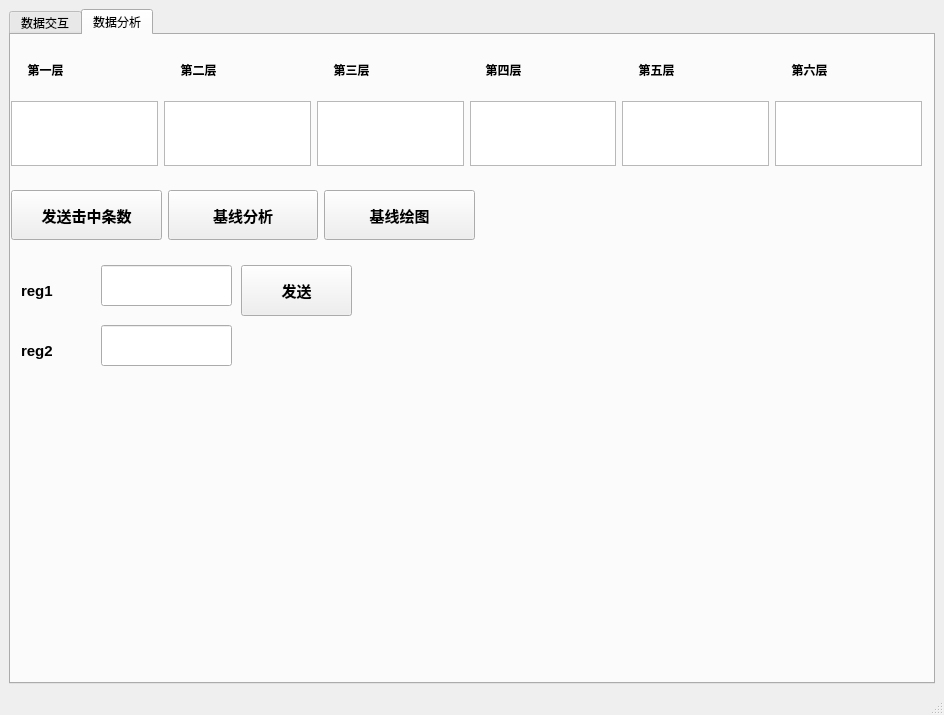
<?xml version="1.0" encoding="UTF-8"?>
<ui version="4.0">
 <class>MainWindow</class>
 <widget class="QMainWindow" name="MainWindow">
  <property name="geometry">
   <rect>
    <x>0</x>
    <y>0</y>
    <width>944</width>
    <height>715</height>
   </rect>
  </property>
  <property name="minimumSize">
   <size>
    <width>150</width>
    <height>0</height>
   </size>
  </property>
  <property name="windowTitle">
   <string>JW_DCM_USB3.0</string>
  </property>
  <property name="windowIcon">
   <iconset>
    <normaloff>../usbpy1.0/resouce/企业微信截图_1758186144307.ico</normaloff>../usbpy1.0/resouce/企业微信截图_1758186144307.ico</iconset>
  </property>
  <widget class="QWidget" name="centralwidget">
   <layout class="QVBoxLayout" name="verticalLayout_2">
    <item>
     <widget class="QTabWidget" name="tabWidget">
      <property name="currentIndex">
       <number>1</number>
      </property>
      <widget class="QWidget" name="tab">
       <attribute name="title">
        <string>数据交互</string>
       </attribute>
       <layout class="QVBoxLayout" name="verticalLayout">
        <item>
         <layout class="QGridLayout" name="gridLayout">
          <item row="1" column="2">
           <widget class="QPushButton" name="button_update">
            <property name="enabled">
             <bool>true</bool>
            </property>
            <property name="minimumSize">
             <size>
              <width>100</width>
              <height>50</height>
             </size>
            </property>
            <property name="font">
             <font>
              <pointsize>11</pointsize>
              <italic>false</italic>
              <bold>true</bold>
             </font>
            </property>
            <property name="text">
             <string>更新设备</string>
            </property>
           </widget>
          </item>
          <item row="0" column="0">
           <widget class="QLabel" name="QLABEL">
            <property name="minimumSize">
             <size>
              <width>0</width>
              <height>50</height>
             </size>
            </property>
            <property name="text">
             <string/>
            </property>
            <property name="pixmap">
             <pixmap>:/images/resouces/1.png</pixmap>
            </property>
           </widget>
          </item>
          <item row="2" column="3">
           <widget class="QPushButton" name="button_config">
            <property name="minimumSize">
             <size>
              <width>0</width>
              <height>50</height>
             </size>
            </property>
            <property name="font">
             <font>
              <pointsize>11</pointsize>
              <bold>true</bold>
             </font>
            </property>
            <property name="text">
             <string>选择文件</string>
            </property>
           </widget>
          </item>
          <item row="3" column="0">
           <widget class="QComboBox" name="combox_commands">
            <property name="minimumSize">
             <size>
              <width>0</width>
              <height>50</height>
             </size>
            </property>
            <property name="font">
             <font>
              <pointsize>13</pointsize>
              <bold>true</bold>
             </font>
            </property>
           </widget>
          </item>
          <item row="2" column="1">
           <widget class="QLineEdit" name="lineedit_for_send">
            <property name="minimumSize">
             <size>
              <width>0</width>
              <height>50</height>
             </size>
            </property>
           </widget>
          </item>
          <item row="2" column="0">
           <widget class="QComboBox" name="comboBox123">
            <property name="sizePolicy">
             <sizepolicy hsizetype="Minimum" vsizetype="Minimum">
              <horstretch>200</horstretch>
              <verstretch>0</verstretch>
             </sizepolicy>
            </property>
            <property name="minimumSize">
             <size>
              <width>100</width>
              <height>50</height>
             </size>
            </property>
           </widget>
          </item>
          <item row="1" column="0">
           <widget class="QComboBox" name="combox_device_lists">
            <property name="minimumSize">
             <size>
              <width>50</width>
              <height>50</height>
             </size>
            </property>
           </widget>
          </item>
          <item row="2" column="2">
           <widget class="QPushButton" name="button_send">
            <property name="minimumSize">
             <size>
              <width>0</width>
              <height>50</height>
             </size>
            </property>
            <property name="font">
             <font>
              <pointsize>11</pointsize>
              <bold>true</bold>
             </font>
            </property>
            <property name="text">
             <string>发送</string>
            </property>
           </widget>
          </item>
          <item row="1" column="1">
           <widget class="QComboBox" name="Combo_trigger_value">
            <property name="sizePolicy">
             <sizepolicy hsizetype="Preferred" vsizetype="Minimum">
              <horstretch>0</horstretch>
              <verstretch>0</verstretch>
             </sizepolicy>
            </property>
            <property name="minimumSize">
             <size>
              <width>200</width>
              <height>0</height>
             </size>
            </property>
           </widget>
          </item>
          <item row="3" column="1">
           <widget class="QPushButton" name="button_command_send">
            <property name="enabled">
             <bool>true</bool>
            </property>
            <property name="minimumSize">
             <size>
              <width>0</width>
              <height>50</height>
             </size>
            </property>
            <property name="font">
             <font>
              <pointsize>11</pointsize>
              <bold>true</bold>
             </font>
            </property>
            <property name="text">
             <string>发送命令</string>
            </property>
           </widget>
          </item>
          <item row="1" column="3">
           <widget class="QPushButton" name="button_connect">
            <property name="enabled">
             <bool>true</bool>
            </property>
            <property name="minimumSize">
             <size>
              <width>100</width>
              <height>50</height>
             </size>
            </property>
            <property name="font">
             <font>
              <pointsize>11</pointsize>
              <bold>true</bold>
             </font>
            </property>
            <property name="text">
             <string>连接</string>
            </property>
           </widget>
          </item>
          <item row="0" column="1">
           <widget class="QLabel" name="label_time">
            <property name="text">
             <string>TextLabel</string>
            </property>
           </widget>
          </item>
          <item row="3" column="2">
           <widget class="QPushButton" name="pushButton_reset_usb">
            <property name="minimumSize">
             <size>
              <width>0</width>
              <height>50</height>
             </size>
            </property>
            <property name="font">
             <font>
              <pointsize>11</pointsize>
              <bold>true</bold>
             </font>
            </property>
            <property name="text">
             <string>复位usb</string>
            </property>
           </widget>
          </item>
         </layout>
        </item>
        <item>
         <widget class="QLabel" name="label">
          <property name="minimumSize">
           <size>
            <width>0</width>
            <height>20</height>
           </size>
          </property>
          <property name="font">
           <font>
            <pointsize>11</pointsize>
            <bold>true</bold>
           </font>
          </property>
          <property name="text">
           <string>通信窗口</string>
          </property>
         </widget>
        </item>
        <item>
         <widget class="QTextEdit" name="text_logger">
          <property name="sizePolicy">
           <sizepolicy hsizetype="Expanding" vsizetype="Expanding">
            <horstretch>0</horstretch>
            <verstretch>0</verstretch>
           </sizepolicy>
          </property>
          <property name="minimumSize">
           <size>
            <width>0</width>
            <height>0</height>
           </size>
          </property>
          <property name="readOnly">
           <bool>true</bool>
          </property>
         </widget>
        </item>
        <item>
         <layout class="QHBoxLayout" name="horizontalLayout_2">
          <item>
           <widget class="QLabel" name="label_1">
            <property name="minimumSize">
             <size>
              <width>0</width>
              <height>50</height>
             </size>
            </property>
            <property name="font">
             <font>
              <bold>true</bold>
             </font>
            </property>
            <property name="text">
             <string>       第一层</string>
            </property>
           </widget>
          </item>
          <item>
           <widget class="QLabel" name="label_2">
            <property name="minimumSize">
             <size>
              <width>0</width>
              <height>50</height>
             </size>
            </property>
            <property name="font">
             <font>
              <bold>true</bold>
             </font>
            </property>
            <property name="text">
             <string>       第二层</string>
            </property>
           </widget>
          </item>
          <item>
           <widget class="QLabel" name="label_3">
            <property name="minimumSize">
             <size>
              <width>0</width>
              <height>50</height>
             </size>
            </property>
            <property name="font">
             <font>
              <bold>true</bold>
             </font>
            </property>
            <property name="text">
             <string>       第三层</string>
            </property>
           </widget>
          </item>
          <item>
           <widget class="QLabel" name="label_4">
            <property name="minimumSize">
             <size>
              <width>0</width>
              <height>50</height>
             </size>
            </property>
            <property name="font">
             <font>
              <bold>true</bold>
             </font>
            </property>
            <property name="text">
             <string>       第四层</string>
            </property>
           </widget>
          </item>
          <item>
           <widget class="QLabel" name="label_5">
            <property name="minimumSize">
             <size>
              <width>0</width>
              <height>50</height>
             </size>
            </property>
            <property name="font">
             <font>
              <bold>true</bold>
             </font>
            </property>
            <property name="text">
             <string>       第五层</string>
            </property>
           </widget>
          </item>
          <item>
           <widget class="QLabel" name="label_6">
            <property name="minimumSize">
             <size>
              <width>0</width>
              <height>50</height>
             </size>
            </property>
            <property name="font">
             <font>
              <bold>true</bold>
             </font>
            </property>
            <property name="text">
             <string>       第六层</string>
            </property>
           </widget>
          </item>
         </layout>
        </item>
        <item>
         <widget class="QLabel" name="label_14">
          <property name="font">
           <font>
            <pointsize>11</pointsize>
            <bold>true</bold>
           </font>
          </property>
          <property name="text">
           <string>文件路径</string>
          </property>
         </widget>
        </item>
        <item>
         <layout class="QHBoxLayout" name="horizontalLayout_7">
          <item>
           <widget class="QPushButton" name="pushButton_select">
            <property name="minimumSize">
             <size>
              <width>150</width>
              <height>40</height>
             </size>
            </property>
            <property name="font">
             <font>
              <pointsize>11</pointsize>
              <bold>true</bold>
             </font>
            </property>
            <property name="text">
             <string>选择</string>
            </property>
           </widget>
          </item>
          <item>
           <widget class="QLineEdit" name="lineEdit_run_prefix_2">
            <property name="minimumSize">
             <size>
              <width>0</width>
              <height>40</height>
             </size>
            </property>
           </widget>
          </item>
         </layout>
        </item>
       </layout>
      </widget>
      <widget class="QWidget" name="tab_2">
       <attribute name="title">
        <string>数据分析</string>
       </attribute>
       <widget class="QWidget" name="gridLayoutWidget">
        <property name="geometry">
         <rect>
          <x>0</x>
          <y>10</y>
          <width>911</width>
          <height>121</height>
         </rect>
        </property>
        <layout class="QGridLayout" name="gridLayout_2">
         <item row="0" column="0">
          <layout class="QHBoxLayout" name="horizontalLayout_3">
           <item>
            <widget class="QLabel" name="label_7">
             <property name="minimumSize">
              <size>
               <width>0</width>
               <height>50</height>
              </size>
             </property>
             <property name="font">
              <font>
               <bold>true</bold>
              </font>
             </property>
             <property name="text">
              <string>     第一层</string>
             </property>
            </widget>
           </item>
           <item>
            <widget class="QLabel" name="label_8">
             <property name="minimumSize">
              <size>
               <width>0</width>
               <height>50</height>
              </size>
             </property>
             <property name="font">
              <font>
               <bold>true</bold>
              </font>
             </property>
             <property name="text">
              <string>     第二层</string>
             </property>
            </widget>
           </item>
           <item>
            <widget class="QLabel" name="label_9">
             <property name="minimumSize">
              <size>
               <width>0</width>
               <height>50</height>
              </size>
             </property>
             <property name="font">
              <font>
               <bold>true</bold>
              </font>
             </property>
             <property name="text">
              <string>     第三层</string>
             </property>
            </widget>
           </item>
           <item>
            <widget class="QLabel" name="label_10">
             <property name="minimumSize">
              <size>
               <width>0</width>
               <height>50</height>
              </size>
             </property>
             <property name="font">
              <font>
               <bold>true</bold>
              </font>
             </property>
             <property name="text">
              <string>     第四层</string>
             </property>
            </widget>
           </item>
           <item>
            <widget class="QLabel" name="label_11">
             <property name="minimumSize">
              <size>
               <width>0</width>
               <height>50</height>
              </size>
             </property>
             <property name="font">
              <font>
               <bold>true</bold>
              </font>
             </property>
             <property name="text">
              <string>     第五层</string>
             </property>
            </widget>
           </item>
           <item>
            <widget class="QLabel" name="label_12">
             <property name="minimumSize">
              <size>
               <width>0</width>
               <height>50</height>
              </size>
             </property>
             <property name="font">
              <font>
               <bold>true</bold>
              </font>
             </property>
             <property name="text">
              <string>     第六层</string>
             </property>
            </widget>
           </item>
          </layout>
         </item>
         <item row="1" column="0">
          <layout class="QHBoxLayout" name="horizontalLayout_4">
           <item>
            <widget class="QTextEdit" name="textEdit6">
             <property name="minimumSize">
              <size>
               <width>0</width>
               <height>10</height>
              </size>
             </property>
            </widget>
           </item>
           <item>
            <widget class="QTextEdit" name="textEdit7">
             <property name="minimumSize">
              <size>
               <width>0</width>
               <height>10</height>
              </size>
             </property>
            </widget>
           </item>
           <item>
            <widget class="QTextEdit" name="textEdit8">
             <property name="minimumSize">
              <size>
               <width>0</width>
               <height>10</height>
              </size>
             </property>
            </widget>
           </item>
           <item>
            <widget class="QTextEdit" name="textEdit9">
             <property name="minimumSize">
              <size>
               <width>0</width>
               <height>10</height>
              </size>
             </property>
            </widget>
           </item>
           <item>
            <widget class="QTextEdit" name="textEdit10">
             <property name="minimumSize">
              <size>
               <width>0</width>
               <height>10</height>
              </size>
             </property>
            </widget>
           </item>
           <item>
            <widget class="QTextEdit" name="textEdit12">
             <property name="minimumSize">
              <size>
               <width>0</width>
               <height>10</height>
              </size>
             </property>
            </widget>
           </item>
           <item>
            <layout class="QHBoxLayout" name="horizontalLayout"/>
           </item>
          </layout>
         </item>
        </layout>
       </widget>
       <widget class="QWidget" name="horizontalLayoutWidget">
        <property name="geometry">
         <rect>
          <x>0</x>
          <y>140</y>
          <width>464</width>
          <height>80</height>
         </rect>
        </property>
        <layout class="QHBoxLayout" name="horizontalLayout_5">
         <item>
          <widget class="QPushButton" name="button_send_custom_th">
           <property name="minimumSize">
            <size>
             <width>150</width>
             <height>50</height>
            </size>
           </property>
           <property name="font">
            <font>
             <pointsize>11</pointsize>
             <bold>true</bold>
            </font>
           </property>
           <property name="text">
            <string>发送击中条数</string>
           </property>
          </widget>
         </item>
         <item>
          <widget class="QPushButton" name="button_analyze">
           <property name="minimumSize">
            <size>
             <width>150</width>
             <height>50</height>
            </size>
           </property>
           <property name="font">
            <font>
             <family>Adobe Ming Std</family>
             <pointsize>11</pointsize>
             <bold>true</bold>
            </font>
           </property>
           <property name="text">
            <string>基线分析</string>
           </property>
          </widget>
         </item>
         <item>
          <widget class="QPushButton" name="pushButton_analyze">
           <property name="minimumSize">
            <size>
             <width>150</width>
             <height>50</height>
            </size>
           </property>
           <property name="font">
            <font>
             <pointsize>11</pointsize>
             <bold>true</bold>
            </font>
           </property>
           <property name="text">
            <string>基线绘图</string>
           </property>
          </widget>
         </item>
        </layout>
       </widget>
       <widget class="QLineEdit" name="lineEdit_reg1">
        <property name="geometry">
         <rect>
          <x>90</x>
          <y>230</y>
          <width>131</width>
          <height>41</height>
         </rect>
        </property>
       </widget>
       <widget class="QLineEdit" name="lineEdit_reg2">
        <property name="geometry">
         <rect>
          <x>90</x>
          <y>290</y>
          <width>131</width>
          <height>41</height>
         </rect>
        </property>
       </widget>
       <widget class="QPushButton" name="pushButton_send_regs">
        <property name="geometry">
         <rect>
          <x>230</x>
          <y>230</y>
          <width>111</width>
          <height>51</height>
         </rect>
        </property>
        <property name="font">
         <font>
          <pointsize>11</pointsize>
          <bold>true</bold>
         </font>
        </property>
        <property name="text">
         <string>发送</string>
        </property>
       </widget>
       <widget class="QLabel" name="label_13">
        <property name="geometry">
         <rect>
          <x>10</x>
          <y>240</y>
          <width>71</width>
          <height>31</height>
         </rect>
        </property>
        <property name="font">
         <font>
          <pointsize>11</pointsize>
          <bold>true</bold>
         </font>
        </property>
        <property name="text">
         <string>reg1</string>
        </property>
       </widget>
       <widget class="QLabel" name="label_15">
        <property name="geometry">
         <rect>
          <x>10</x>
          <y>300</y>
          <width>71</width>
          <height>31</height>
         </rect>
        </property>
        <property name="font">
         <font>
          <pointsize>11</pointsize>
          <bold>true</bold>
         </font>
        </property>
        <property name="text">
         <string>reg2</string>
        </property>
       </widget>
      </widget>
     </widget>
    </item>
   </layout>
  </widget>
  <widget class="QStatusBar" name="statusbar"/>
 </widget>
 <resources>
  <include location="resources.qrc"/>
 </resources>
 <connections/>
</ui>
